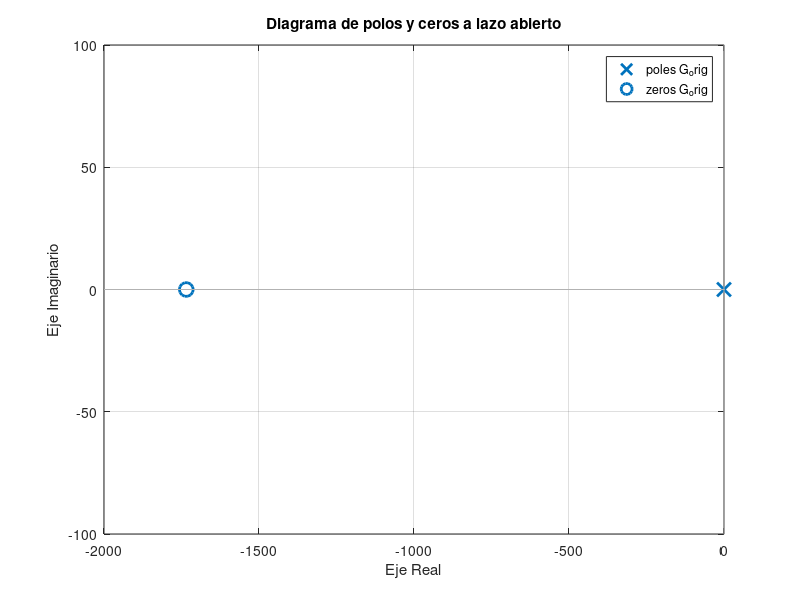
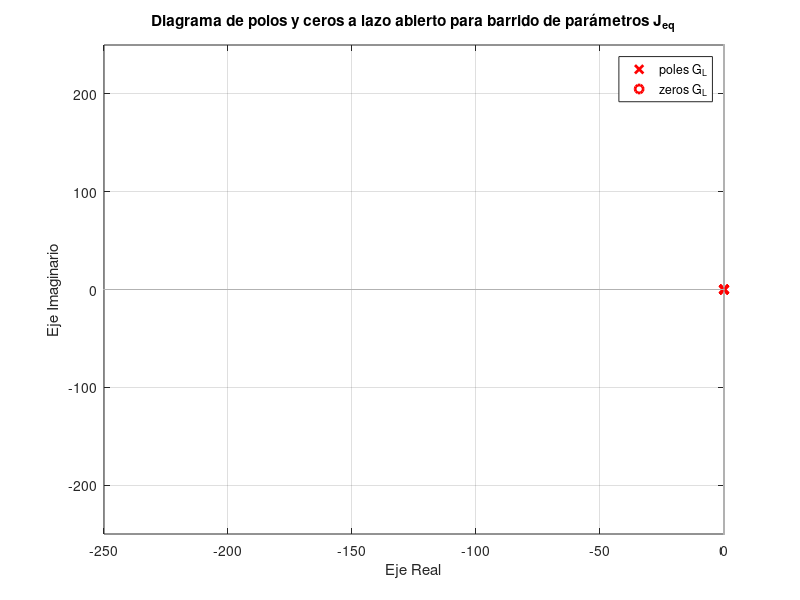

Here is the MATLAB script that generated these plots, in order: (Note: this script raises an error after producing the figures.)
clear,clc,close all

%% Sistema mecanico

g = 9.80665;              % m/s^2

m = 1.12;                 % kg
m_unc = 0.16;             % kg (incertidumbre)

l_cm = 0.125;             % m
J_cm = 6.085e-3;          % kg*m^2

l_l = 0.25;               % m

m_l = 0;                  % [0 1.5] kg (rango de carga)

J_l = (m*l_cm^2 + J_cm) + m_l*l_l^2;   % kg*m^2

omega_0 = 821;            % rad/s
n_0 = 7840;               % rpm

K_t = 21.7e-3;            % Nm/A

I_0 = 0.448;              % A

J_m = 2.3e-6;             % kg*m^2

b_m = (K_t*I_0)/omega_0;  % Nm/(rad/s)

r = 156;                  % relacion de transmision

b_l = b_m*r^2;            % friccion equivalente en articulacion

k_l = m*g*l_cm+m_l*g*l_l; % constante de carga gravitacional

% k_l_nom = 0.5*(k_l(1)+k_l(2)); 

J_eq = J_l*(1/r)^2+J_m;   % Inercia equivalente del lado motor

% J_eq_nom = 0.5*(J_eq(1)+J_eq(2));

b_eq = b_l*(1/r)^2+b_m;   % friccion equivalente del lado motor

roll = deg2rad(0);

pitch = deg2rad(0);

yaw = deg2rad(0);         % Ángulos de rotación

s_pitch = sin(pitch);

c_pitch = cos(pitch);

s_roll = sin(roll);

%% Sistema electromagnetico

I_0 = 0.448;              % A

R_s = 0.196;              % Ohm
L_s = 0.113e-3;           % H

K_e = 0.0217;             % V/(rad/s)

p = 7;                  % pares de polos

psi_m = K_e/(1.5*p);    % Wb

U_d = 18;               %V

%% Ubicacion de polos

% Funcion de transferencia en vacio (T_L=0)
num_Gu = [0 0 0 K_t];
den_Gu = [L_s*J_eq (R_s*J_eq+L_s*b_eq) (R_s*b_eq+K_e*K_t) 0];

G_u = tf(num_Gu,den_Gu);

% Funcion de transferencia sin alimentacion y con carga (T_L=0)
num_GL = [0 0 L_s/r R_s/r];
den_GL = [L_s*J_eq (R_s*J_eq+L_s*b_eq) (R_s*b_eq+K_e*K_t) 0];

G_orig = tf(num_GL,den_GL);

figure(1)
pzmap(G_orig)
grid on
xlabel('Eje Real')
ylabel('Eje Imaginario')
xlim([-2000,0])
ylim([-100,100])
title('Diagrama de polos y ceros a lazo abierto')


%% Valor de frecuencia y amortiguacion relativa
% wn = sqrt((R_s*b_eq + K_e^2)/(J_eq_nom*L_s));   
% xita = (L_s*b_eq+R_s*J_eq_nom)/(J_eq_nom*L_s*2*wn);
% 
% s = pole(G_L);


Jeq_step = (max(J_eq)-min(J_eq))/9;
Jeq_range = zeros(1,9);
Jeq_range(1) = min(J_eq);
num_GL = [0 0 L_s R_s];
den_GL = [L_s*Jeq_range(1) (R_s*Jeq_range(1)+L_s*b_eq) (R_s*b_eq+K_e*K_t) 0];
polos = roots(den_GL)
G_L = tf(num_GL,den_GL);
figure(2)
pzmap(G_L,'r')
hold on
for i = 2:10
    Jeq_range(i) = Jeq_range(i-1) + Jeq_step;
    num_GL = [0 0 L_s R_s];
    den_GL = [L_s*Jeq_range(i) (R_s*Jeq_range(i)+L_s*b_eq) (R_s*b_eq+K_e*K_t) 0];
    polos = roots(den_GL)
    G_L = tf(num_GL,den_GL);
    pzmap(G_L,'r')
    hold on
end
grid on
xlim([-250,0])
ylim([-250,250])
xlabel('Eje Real')
ylabel('Eje Imaginario')
title('Diagrama de polos y ceros a lazo abierto para barrido de parámetros J_{eq}')
Jeq_range

%% Lazo de corriente
p_i = -1000;
tau = -1/p_i;
G_i = tf(1,[tau 1]);


%% Controlador PID Jeq nominal

n = 2.5;
w_pos = 1200;

% Kd_m = J_eq_nom*n*w_pos;
% Kp_m = J_eq_nom*n*w_pos^2-b_eq;
% Ki_m = J_eq_nom*w_pos^3;
% 
% num_PID = [0 Kd_m Kp_m Ki_m];
% den_PID = [J_eq_nom Kd_m Kp_m Ki_m];
% G_PID = tf(num_PID,den_PID);
% roots(den_PID);
% 
% %% Controlador PID Jeq min
% 
% Kd_m = J_eq(1)*n*w_pos;
% Kp_m = J_eq(1)*n*w_pos^2-b_eq;
% Ki_m = J_eq(1)*w_pos^3;
% 
% num_PID = [0 Kd_m Kp_m Ki_m];
% den_PID = [J_eq(1) Kd_m Kp_m Ki_m];
% G_PID_min = tf(num_PID,den_PID);
% roots(den_PID);

%% Controlador PID Jeq max

Kd_m = J_eq*n*w_pos;
Kp_m = J_eq*n*w_pos^2-b_eq;
Ki_m = J_eq*w_pos^3;

num_PID = [0 Kd_m Kp_m Ki_m];
den_PID = [J_eq Kd_m Kp_m Ki_m];
G_PID_max = tf(num_PID,den_PID);
roots(den_PID);

figure(4)
h = pzplot(G_orig, G_PID_max);
title('Diagrama de polos y ceros a lazo cerrado comparativo')
grid on


%% Observador

ke_tita = 25000000;
ke_w = 75000000;
ke_int = 125000000000;

%% Simulacion Sistema Completo
% Nueva consigna

% Primera parte
t1_start = 0;
t1_ramp_up = 0.1;
t1_end = 5;
t1_step = 0.01;
t1 = t1_start:t1_step:(t1_end-t1_step);

ramp_up1 = linspace(0, 2*p_i/5, round((t1_ramp_up-t1_start)/t1_step));
constant1 = 2*p_i/5*ones(1, round((t1_end-t1_ramp_up)/t1_step));

q1 = [ramp_up1 constant1];


% Segunda parte
t2_start = 5;
t2_ramp_down = 5.1;
t2_end = 10;
t2_step = 0.01;
t2 = t2_start:t2_step:(t2_end-t2_step);

ramp_down2 = linspace(2*p_i/5, 0, round((t2_ramp_down-t2_start)/t2_step));
constant2 = zeros(1, round((t2_end-t2_ramp_down)/t2_step));

q2 = [ramp_down2 constant2];

% Tercera parte
t3_start = 10;
t3_ramp_down = 10.1;
t3_ramp_up = 14.9;
t3_constant = 15;
t3_end = 20;
t3_step = 0.01;
t3 = t3_start:t3_step:(t3_end-t3_step);

ramp_down3 = linspace(0, -2*p_i/5, round((t3_ramp_down-t3_start)/t3_step));
constant3 = -2*p_i/5*ones(1, round((t3_ramp_up-t3_ramp_down)/t3_step));
ramp_up3 = linspace(-2*p_i/5, 0, round((t3_constant-t3_ramp_up)/t3_step));
constant4 = zeros(1, round((t3_end-t3_constant)/t3_step));

q3 = [ramp_down3 constant3 ramp_up3 constant4];

% Final
t4_start = 15.01;


t_new = [t1 t2 t3];
q_vel = [q1 q2 q3];

% % Plot the function
% plot(t_new, q_vel);
% xlabel('Time (s)');
% ylabel('Function Value');
% title('Ramp-Constant-Ramp Function');

q_vel = timeseries(q_vel,t_new);














%% Constantes del observador
% A = [0 1
%      0 0];
% 
% Bc = [0
%       1/Jeq];
% 
% Bd = -r*Bc;
% 
% C = [1 0];
% 
% D = [0];
% sist = ss(A,Bc,C,D);
% H_sist = tf(sist)
% 
% syms Ktita Komega s
% K = [Ktita
%     Komega];
% 
% A_prima = A - K*C;
% 
% I = eye(2);
% 
% p_obs = expand(det(s*I-A_prima))
% 
% p_des = expand((s+3200)^2)
% 
% Ke_tita = 6400;
% Ke_w = 10240000;
% 
% %% Simulacion Sistema Completo
% % Define time parameters
% t_start = 0;
% t_ramp_up = 5;
% t_constant = 10;
% t_end = 15;
% t_step = 0.01;
% 
% % Create time vector
% t = t_start:t_step:(t_end-t_step);
% 
% 
% % Create ramp up, constant, and ramp down vectors
% ramp_up = linspace(0, 2*pi, round((t_ramp_up-t_start)/t_step));
% constant = 2*pi*ones(1, round((t_constant-t_ramp_up)/t_step));
% ramp_down = linspace(2*pi, 0, round((t_end-t_constant)/t_step));
% 
% % Concatenate vectors to create the final function
% q = [ramp_up constant ramp_down];
% 
% 
% % % Plot the function
% % plot(t, q);
% % xlabel('Time (s)');
% % ylabel('Function Value');
% % title('Ramp-Constant-Ramp Function');
% % 
% q = timeseries(q,t);
% 
% %% Nueva consigna
% 
% % Primera parte
% t1_start = 0;
% t1_ramp_up = 0.1;
% t1_end = 5;
% t1_step = 0.01;
% t1 = t1_start:t1_step:(t1_end-t1_step);
% 
% ramp_up1 = linspace(0, 2*pi/5, round((t1_ramp_up-t1_start)/t1_step));
% constant1 = 2*pi/5*ones(1, round((t1_end-t1_ramp_up)/t1_step));
% 
% q1 = [ramp_up1 constant1];
% 
% 
% % Segunda parte
% t2_start = 5;
% t2_ramp_down = 5.1;
% t2_end = 10;
% t2_step = 0.01;
% t2 = t2_start:t2_step:(t2_end-t2_step);
% 
% ramp_down2 = linspace(2*pi/5, 0, round((t2_ramp_down-t2_start)/t2_step));
% constant2 = zeros(1, round((t2_end-t2_ramp_down)/t2_step));
% 
% q2 = [ramp_down2 constant2];
% 
% % Tercera parte
% t3_start = 10;
% t3_ramp_down = 10.1;
% t3_ramp_up = 14.9;
% t3_constant = 15;
% t3_end = 20;
% t3_step = 0.01;
% t3 = t3_start:t3_step:(t3_end-t3_step);
% 
% ramp_down3 = linspace(0, -2*pi/5, round((t3_ramp_down-t3_start)/t3_step));
% constant3 = -2*pi/5*ones(1, round((t3_ramp_up-t3_ramp_down)/t3_step));
% ramp_up3 = linspace(-2*pi/5, 0, round((t3_constant-t3_ramp_up)/t3_step));
% constant4 = zeros(1, round((t3_end-t3_constant)/t3_step));
% 
% q3 = [ramp_down3 constant3 ramp_up3 constant4];
% 
% % Final
% t4_start = 15.01;
% 
% 
% t_new = [t1 t2 t3];
% q_vel = [q1 q2 q3];
% 
% % % Plot the function
% % plot(t_new, q_vel);
% % xlabel('Time (s)');
% % ylabel('Function Value');
% % title('Ramp-Constant-Ramp Function');
% 
% q_vel = timeseries(q_vel,t_new);
% 
% %% Mejora del Observador
% 
% syms Ktita Komega Kint s
% 
% A_aug = [0 1 0
%          0 0 1
%          0 0 0];
% B_aug = [0
%          1/Jeq
%          0];
% 
% C_aug = [1 0 0];
% 
% K = [Ktita
%     Komega
%     Kint];
% 
% A_int = A_aug - K*C_aug;
% 
% I = eye(3);
% 
% p_obs = expand(det(s*I-A_int))
% 
% p_des = expand((s+3200)^3)
% 
% ke_tita = 9600;
% ke_w = 30720000;
% ke_int = 32768000000;
% 
% K = [9600
%     30720000
%     32768000000];
% A_int = A_aug - K*C_aug;
% 
% G_obs = C_aug*((s*I-A_int)^-1)*B_aug
% G_obs = tf([0 0 6946721411010179/137438953472 0],[1 ke_tita ke_w ke_int])
% 
% %% Prueba Térmica
% % q_ter = [q_vel q_vel q_vel q_vel q_vel q_vel q_vel q_vel q_vel q_vel q_vel q_vel q_vel q_vel q_vel q_vel q_vel q_vel q_vel q_vel];
% % t_ter = 0:0.01:(300-0.01);
% % 
% % q_ter = timeseries(q_ter,t_ter);
% 
% %% Sensores no ideales
% frec_tita = 5000; 
% xita_tita = 1;
% 
% A_tita = [0 -1; frec_tita^2 -2*frec_tita*xita_tita];
% B_tita = [1 ; 0];
% C_tita = [0 1];
% D_tita = [0];
% 
% frec_iabc = 10000; 
% xita_iabc = 1;
% 
% A_iabc = [0 -1; frec_iabc^2 -2*frec_iabc*xita_iabc];
% B_iabc = [1 ; 0];
% C_iabc = [0 1];
% D_iabc = [0];
% 
% tau = 1;
% 
% A_temp = [-1/tau];
% B_temp = [1];
% C_temp = [1/tau];
% D_temp = [0];
% 
% %% Modulador de Tension no ideal
% frec_vmod = 6000*5;
% xita_vmod = 1;
% 
% A_vmod = [0 -1; frec_vmod^2 -2*frec_vmod*xita_vmod];
% B_vmod = [1 ; 0];
% C_vmod = [0 1];
% D_vmod = 0;
% 
% Vsl = 24;
% Vsat = sqrt(2/3)*Vsl;
% 
% %% Controlador Discreto
% Ts = 2*pi/(3200*10);
% % 
% % G_PID_z = c2d(G_PID,Ts,'tustin')
% % [num_z,den_z] = tfdata(G_PID_z,'v')
% % 
% % b0 = num_z(1);
% % b1 = num_z(2);
% % b2 = num_z(3);
% % b3 = num_z(4);
% % a0 = den_z(1);
% % a1 = den_z(2);
% % a2 = den_z(3);
% % a3 = den_z(4);
% % 
% % % figure(1)
% % % step(G_PID,'--',G_PID_z,'-')
% % % figure(2)
% % % pzmap(G_PID_z)
% % 
% % G_obs_z = c2d(G_obs,Ts,'tustin')
% % 
% % syms Kp Ki Kd real
% % eq1 = b0 == Kp + (Ki * Ts / 2) + (2 * Kd / Ts);
% % eq2 = b1 == -Kp + (Ki * Ts / 2) - (2 * Kd / Ts);
% % 
% % sol = solve([eq1, eq2], [Kp, Ki, Kd]);
% % Kp_discrete = double(sol.Kp)
% % Ki_discrete = double(sol.Ki)
% % Kd_discrete = double(sol.Kd)
% 
% % stepinfo(G_orig,'SettlingTimeThreshold',0.01)
